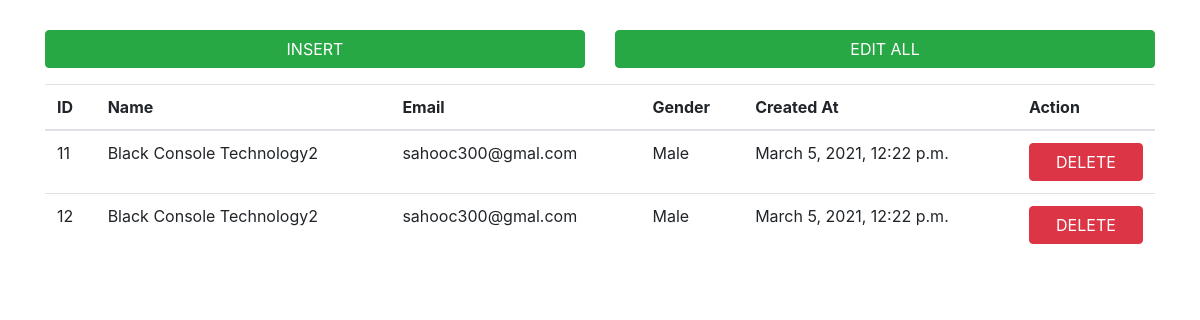
The page / on the database its author committed.
### CRUDAPP/models.py (models this page shows)
class StudentData(models.Model):
    id=models.AutoField(primary_key=True)
    name=models.CharField(max_length=255)
    email=models.CharField(max_length=255)
    gender=models.CharField(max_length=255)
    created_at=models.DateTimeField(auto_now_add=True)
    objects=models.Manager()

### CRUDAPP/views.py (the view)
# urls.py: path('', views.HomePage,name="home"),
def HomePage(request):
    students=StudentData.objects.all()
    return render(request,"homepage.html",{"students":students})

### CRUDAPP/templates/homepage.html (shortened to what this page needs)
<html>
<head>
    <link href="https://stackpath.bootstrapcdn.com/bootstrap/4.4.1/css/bootstrap.min.css" rel="stylesheet" >
</head>
<body>
<div class="container">
    <div class="row form-group" style="margin-top:30px;">
        <div class="col-lg-6">
            <button class="btn btn-block btn-success" id="insert_btn" data-toggle="modal" data-target="#insert_data">INSERT</button>
        </div>
        <div class="col-lg-6">
            <button class="btn btn-block btn-success" id="update_btn">EDIT ALL</button>
        </div>
    </div>
    <div class="row">
        <div class="col-lg-12">
            <div class="table">
                <table class="table">
                    <thead>
                    <tr>
                        <th>ID</th>
                        <th>Name</th>
                        <th>Email</th>
                        <th>Gender</th>
                        <th>Created At</th>
                        <th>Action</th>
                    </tr>
                    </thead>
                    <tbody>
                    {% for student in students %}
                    <tr>
                        <td>{{ student.id }}</td>
                        <td class="editable" data-type="name">{{ student.name }}</td>
                        <td class="editable" data-type="email">{{ student.email }}</td>
                        <td class="editable" data-type="gender">{{ student.gender }}</td>
                        <td>{{ student.created_at }}</td>
                        <td class="btn-td-block"><button class="btn btn-block btn-delete btn-danger">DELETE</button></td>
                    </tr>
                    {% endfor %}
                    </tbody>
                </table>
            </div>
        </div>
    </div>
</div>
</body>
</html>

### rows shown on the page
StudentData: id "11", name "Black Console Technology2", email "sahooc300@gmal.com", gender "Male", created_at "March 5, 2021, 12:22 p.m."
StudentData: id "12", name "Black Console Technology2", email "sahooc300@gmal.com", gender "Male", created_at "March 5, 2021, 12:22 p.m."
